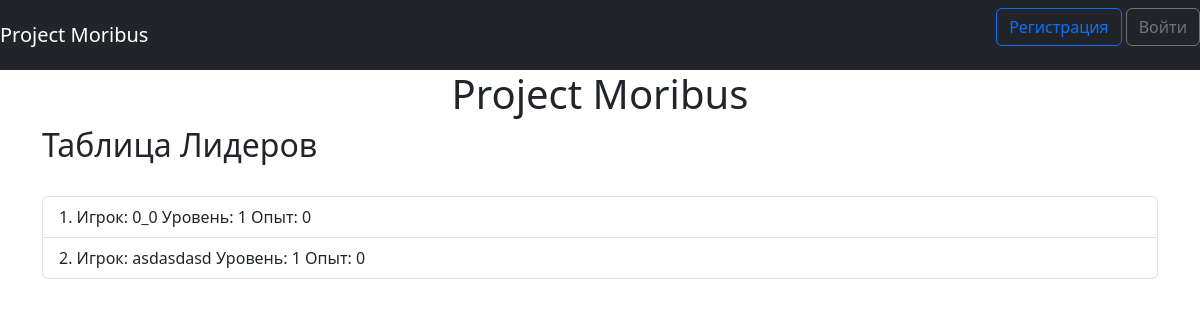
The app's page /, older data.
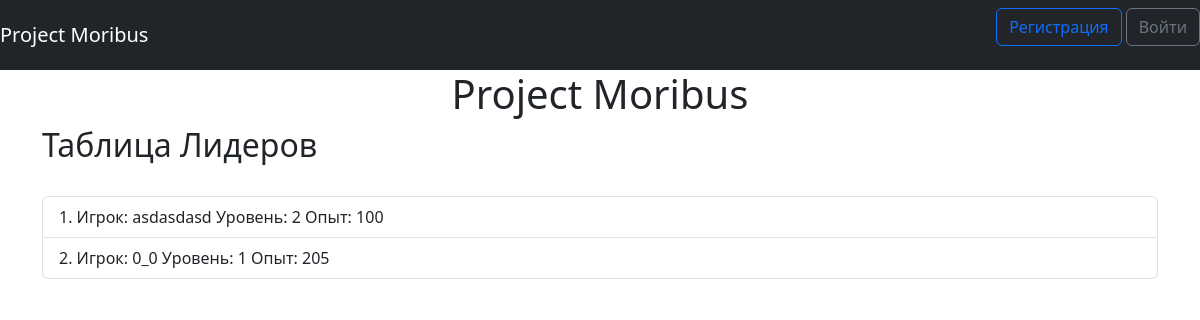
The same page, newer data.
### data/users.py (models this page shows, shortened)
class User(SqlAlchemyBase, UserMixin, SerializerMixin):
    __tablename__ = 'users'
    id = sqlalchemy.Column(sqlalchemy.Integer, primary_key=True, autoincrement=True)
    name = sqlalchemy.Column(sqlalchemy.String, nullable=True)
    login = sqlalchemy.Column(sqlalchemy.String, nullable=True)
    xp = sqlalchemy.Column(sqlalchemy.Integer, nullable=True)
    level = sqlalchemy.Column(sqlalchemy.Integer, nullable=True)
    inventory = sqlalchemy.Column(sqlalchemy.String, nullable=True)
    hands = sqlalchemy.Column(sqlalchemy.Integer, nullable=True)
    body = sqlalchemy.Column(sqlalchemy.Integer, nullable=True)
    legs = sqlalchemy.Column(sqlalchemy.Integer, nullable=True)
    head = sqlalchemy.Column(sqlalchemy.Integer, nullable=True)
    icon_name = sqlalchemy.Column(sqlalchemy.String, nullable=True)
    energy = sqlalchemy.Column(sqlalchemy.Integer, nullable=True)
    guild_id = sqlalchemy.Column(sqlalchemy.Integer, nullable=True)
    hashed_password = sqlalchemy.Column(sqlalchemy.String, nullable=True)

### main.py (the view)
@app.route('/')
def index():
    db_sess = db_session.create_session()
    db_users = db_sess.query(User).all()
    users = []
    for user in db_users:
        users.append([user.name, user.level, user.xp])
    return \
        render_template("index.html", users=sorted(users, key=lambda x: (x[1], x[2]), reverse=True))

### data/db_session.py (called while the page is built)
def create_session() -> Session:
    global __factory
    return __factory()

### templates/index.html (shortened to what this page needs)
{% extends "base.html" %}
{% block content %}
    <h1 align="center">Project Moribus</h1>
    <h2>Таблица Лидеров</h2>
    <br>
    <ol class="list-group list-group-numbered">
        {% for user in users %}
            <li class="list-group-item">Игрок: {{ user[0] }} Уровень: {{ user[1] }} Опыт: {{ user[2] }}</li>
        {% endfor %}
    </ol>
    <br>
{% endblock %}

Row changes from the older to the newer data that the page shows:
changed User "asdasdasd": level "1" → "2"; xp "0" → "100"; moves up the list
changed User (number 2 of 2 on the later page): xp "0" → "205"
